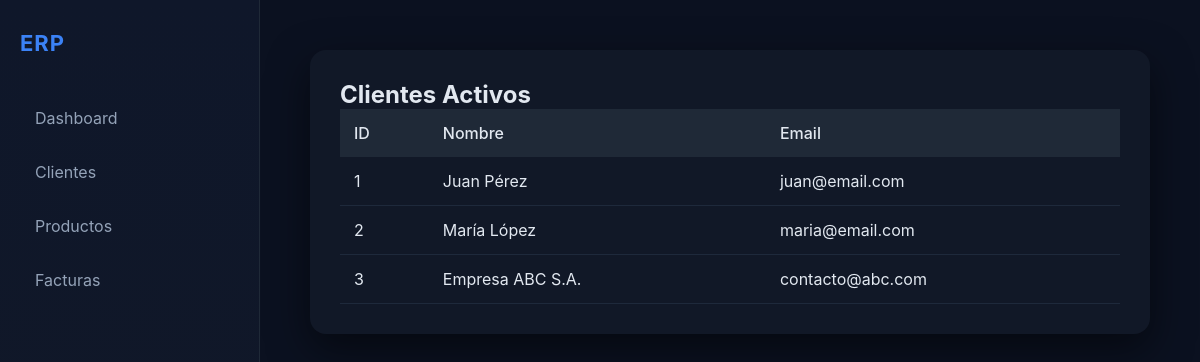
Screenshot of /clientes with the database file from the repository.
### tables this page shows
CREATE TABLE clientes (
    id INT UNSIGNED AUTO_INCREMENT PRIMARY KEY,
    nombre VARCHAR(150) NOT NULL,
    email VARCHAR(150) NOT NULL UNIQUE,
    telefono VARCHAR(30),
    direccion TEXT,
    estado ENUM('activo','inactivo') DEFAULT 'activo',
    creado_en TIMESTAMP DEFAULT CURRENT_TIMESTAMP,
    actualizado_en TIMESTAMP DEFAULT CURRENT_TIMESTAMP ON UPDATE CURRENT_TIMESTAMP
);

### controllers/ClienteController.php (called while the page is built, shortened)
<?php
require_once 'models/Cliente.php';
class ClienteController
{
    private $clienteModel;
    public function __construct($db)
    {
        $config = require 'config/config.php';
        $this->clienteModel = new Cliente($config);
    }
   public function index()
    {
        $clientes = $this->clienteModel->all();
        require 'views/layout.php';
    }
}

### index.php (called while the page is built, shortened)
<?php
$config = require 'config/config.php';
require_once 'core/danielcreux.php';
require_once 'controllers/ClienteController.php';
require_once 'controllers/FacturaController.php';
$db = danielcreux::getInstance($config);
$router = new Router();
$router->get('/', fn() => (new DashboardController($db))->index());
$router->get('/clientes', fn() => (new ClienteController($db))->index());
$router->get('/productos', fn() => (new ProductoController($db))->index());
$router->get('/facturas', fn() => (new FacturaController($db))->index());
$router->post('/productos', fn() => (new ProductoController($db))->index());
$router->dispatch($_SERVER['REQUEST_URI']);

### config/config.php (called while the page is built)
<?php
return [
    'host' => 'localhost',
    'dbname' => 'empresa',
    'user' => 'root',
    'password' => '',
];

### core/danielcreux.php (called while the page is built, shortened)
<?php
class danielcreux
{
    private static $instance = null;
    private $pdo;
    private function __construct($config)
    {
        $dsn = "mysql:host={$config['host']};dbname={$config['dbname']};charset=utf8mb4";
        $this->pdo = new PDO($dsn, $config['user'], $config['password'], [
            PDO::ATTR_ERRMODE => PDO::ERRMODE_EXCEPTION,
            PDO::ATTR_DEFAULT_FETCH_MODE => PDO::FETCH_ASSOC
        ]);
    }
    public static function getInstance($config)
    {
        if (self::$instance === null) {
            self::$instance = new self($config);
        }
        return self::$instance;
    }
    public function query($sql, $params = [])
    {
        $stmt = $this->pdo->prepare($sql);
        $stmt->execute($params);
        return $stmt;
    }
    public function fetchAll($sql, $params = [])
    {
        return $this->query($sql, $params)->fetchAll();
    }
}

### models/Cliente.php (called while the page is built, shortened)
<?php
require_once 'core/danielcreux.php';
class Cliente
{
    private $db;
    public function __construct($config)
    {
        $this->db = danielcreux::getInstance($config);
    }
    public function all()
    {
        return $this->db->fetchAll("SELECT * FROM clientes WHERE estado='activo'");
    }
}

### views/clientes.php (the view)
<div class="card">
    <h2>Clientes Activos</h2>
    <table>
        <tr>
            <th>ID</th>
            <th>Nombre</th>
            <th>Email</th>
        </tr>
        <?php foreach ($clientes as $c): ?>
        <tr>
            <td><?= $c['id'] ?></td>
            <td><?= $c['nombre'] ?></td>
            <td><?= $c['email'] ?></td>
        </tr>
        <?php endforeach; ?>
    </table>
</div>

### assets/css/dark-theme.css (style rules this page uses)
* { margin: 0; padding: 0; box-sizing: border-box; }
body { display: flex; font-family: "Inter", sans-serif; background: #0b1120; color: #e2e8f0; min-height: 100vh; }
.card { background: #111827; padding: 30px; border-radius: 16px; box-shadow: 0 15px 40px rgba(0,0,0,0.5); margin-bottom: 30px; transition: 0.3s ease; }
table { width: 100%; border-collapse: collapse; }
th { text-align: left; padding: 14px; background: #1f2937; font-weight: 500; }
td { padding: 14px; border-bottom: 1px solid #1e293b; }

### rows the page displays
clientes: id "1", nombre "Juan Pérez", email "juan@email.com"
clientes: id "2", nombre "María López", email "maria@email.com"
clientes: id "3", nombre "Empresa ABC S.A.", email "contacto@abc.com"
